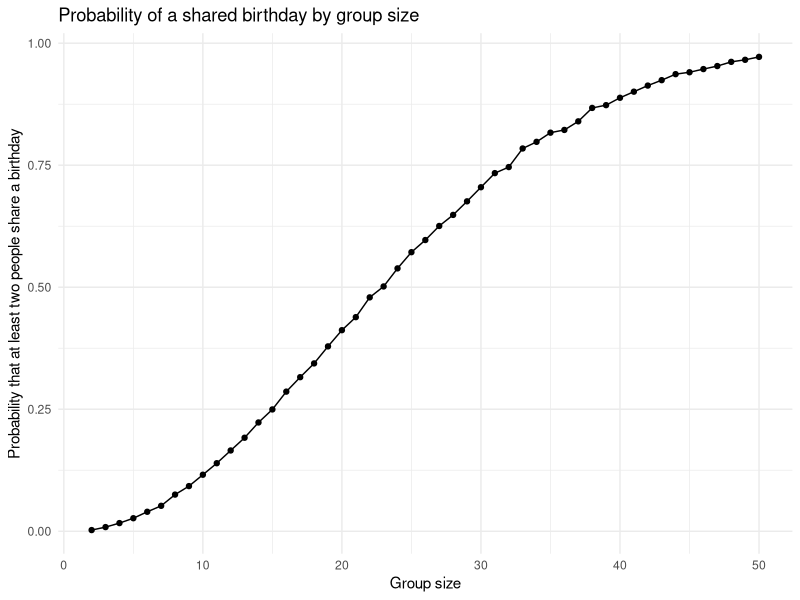

Here is the R script that generated this plot:
## ---- chunk 1
library(tidyverse)

set.seed(1)

knitr::opts_chunk$set(
  fig.width = 8,
  fig.asp = .6,
  out.width = "90%"
)

theme_set(theme_minimal() + theme(legend.position = "bottom"))
## ---- chunk 2
bday_sim = function(n) {
  
  bdays = sample(1:365, size = n, replace = TRUE)
  
  length(unique(bdays)) < n
  
}
## ---- chunk 3
bday_results = 
  expand_grid(
    group_size = 2:50,
    iter = 1:10000
  ) |> 
  mutate(shared = map_lgl(group_size, bday_sim)) |> 
  group_by(group_size) |> 
  summarize(prob = mean(shared))
## ---- chunk 4
bday_results |> 
  ggplot(aes(x = group_size, y = prob)) + 
  geom_point() + 
  geom_line() + 
  labs(
    title = "Probability of a shared birthday by group size",
    x = "Group size",
    y = "Probability that at least two people share a birthday"
  )
